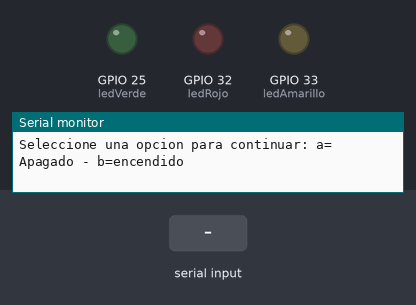
A sketch run on a simulated ESP32. Parts: output pins drawn as LEDs (lit = HIGH), the last lines printed to the serial monitor. Inputs (shaded band) come from the test bench.

Above: at 6.2 s.
6.3 s: "b" received over Serial
At 7.1 s:
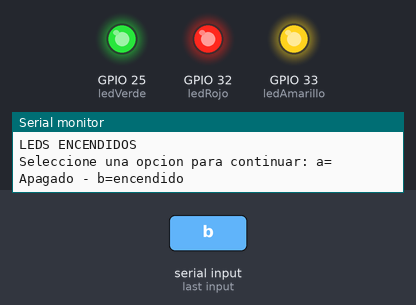
7.8 s: "a" received over Serial
At 8.2 s:
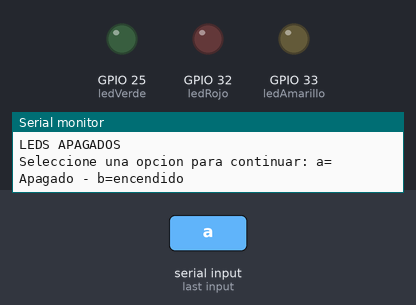
Timing chart, 0 to 10.8 s (numbered marks = the images above; inputs shaded):
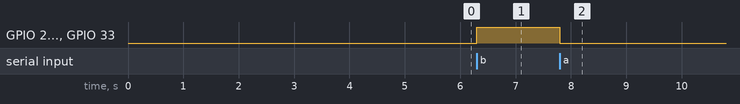

The sketch:

led_serial.ino
```cpp
/*
   Leds Serial

    En este ejemplo podremos enviar una orden al dispositivo por medio
    del puerto serie de la computadora.Para ello enviamos un carácter a
    la placa empleando el monitor serial. En caso de enviar 'a' la placa
    apaga los LEDs, y en caso de enviar 'b' lo enciende.

  Nota:
  - No se requiere de ninguna libreria adicional para esta actividad
  - Es necesario tener la Placa Educativa conectada a su computadora,
    y haber seleccionado la placa correspondiente en herramientas.

  Año 2022
  http://www.faniot.com.ar

*/

int option=NULL;              //Declaro una variable para asociarla a mi eleccion
int ledRojo = 32;       //Declaro en que pin se encuentra mi led Rojo
int ledAmarillo = 33;  //Declaro en que pin se encuentra mi led Amarillo
int ledVerde = 25;    //Declaro en que pin se encuentra mi led Verde

void setup(){
  Serial.begin(115200);//Iniciamos la comunicacion serial
  // Inicializo los pines digitales de los tres siguientes como salida.
  pinMode(ledRojo, OUTPUT);
  pinMode(ledAmarillo, OUTPUT);
  pinMode(ledVerde, OUTPUT);
  delay(5000);        //espero 5 segundos para dar tiempo a entrar al monitor serie
}

void loop(){
  if(option==NULL || option=='a' || option=='b'){//si es option cero quiere decir que es el programa apenas inicio
                                              //sinó tine que imprimir igual ya que el usuario mando ordenes
    Serial.println("Seleccione una opcion para continuar: a= Apagado - b=encendido");//entonces escribo mis opciones

    option=1;                              //le doy un valor a option para que no entre mas al if
  }
  //Serial.println("Seleccione una opcion para continuar: a= Apagado - b=encendido");//Mandamos un mensaje en pantalla
  if (Serial.available()==true){                                        //si existe datos disponibles los leemos
      option=Serial.read();                  //leemos la opcion enviada
      if(option=='a') {                     //Si ingresamos la letra a en la consola
        digitalWrite(ledRojo, LOW);        //Ponemos al Led Rojo en bajo
        digitalWrite(ledAmarillo, LOW);   //Ponemos al Led Amarillo en bajo
        digitalWrite(ledVerde, LOW);     //Ponemos al Led Verde en bajo
        Serial.println("LEDS APAGADOS");//Mandamos un mensaje en pantalla
                      }
      if(option=='b') {
        digitalWrite(ledRojo, HIGH);         //Ponemos al Led Rojo en alto
        digitalWrite(ledAmarillo, HIGH);    //Ponemos al Led Amarillo en alto
        digitalWrite(ledVerde, HIGH);      //Ponemos al Led Verde en alto
        Serial.println("LEDS ENCENDIDOS");//Mandamos un mensaje en pantalla
       }

     }
  }
```

Measured:
- after the input at 6.3 s, GPIO 25 (ledVerde), GPIO 32 (ledRojo), GPIO 33 (ledAmarillo): LOW → HIGH at once
- after the input at 7.8 s, GPIO 25 (ledVerde), GPIO 32 (ledRojo), GPIO 33 (ledAmarillo): HIGH → LOW at once
